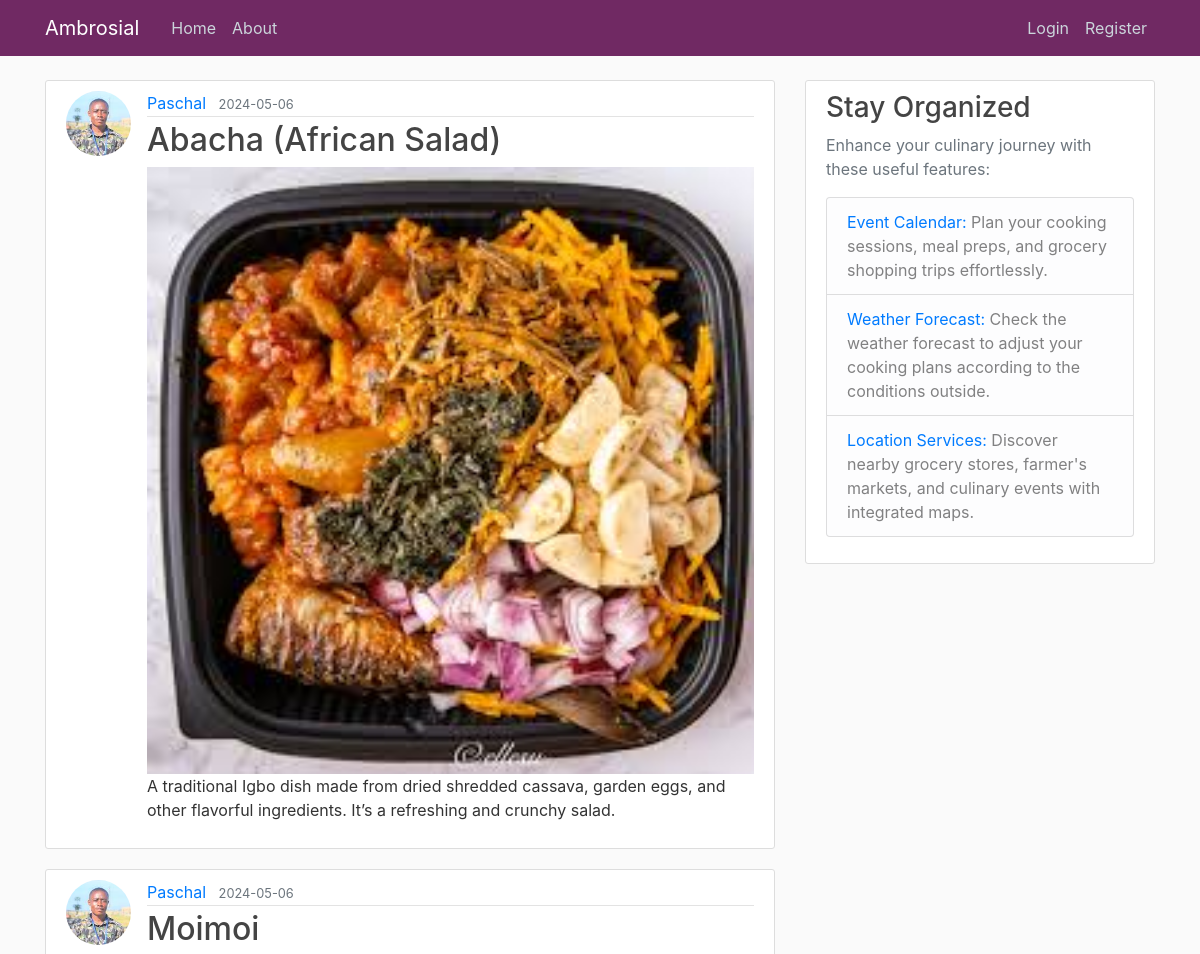
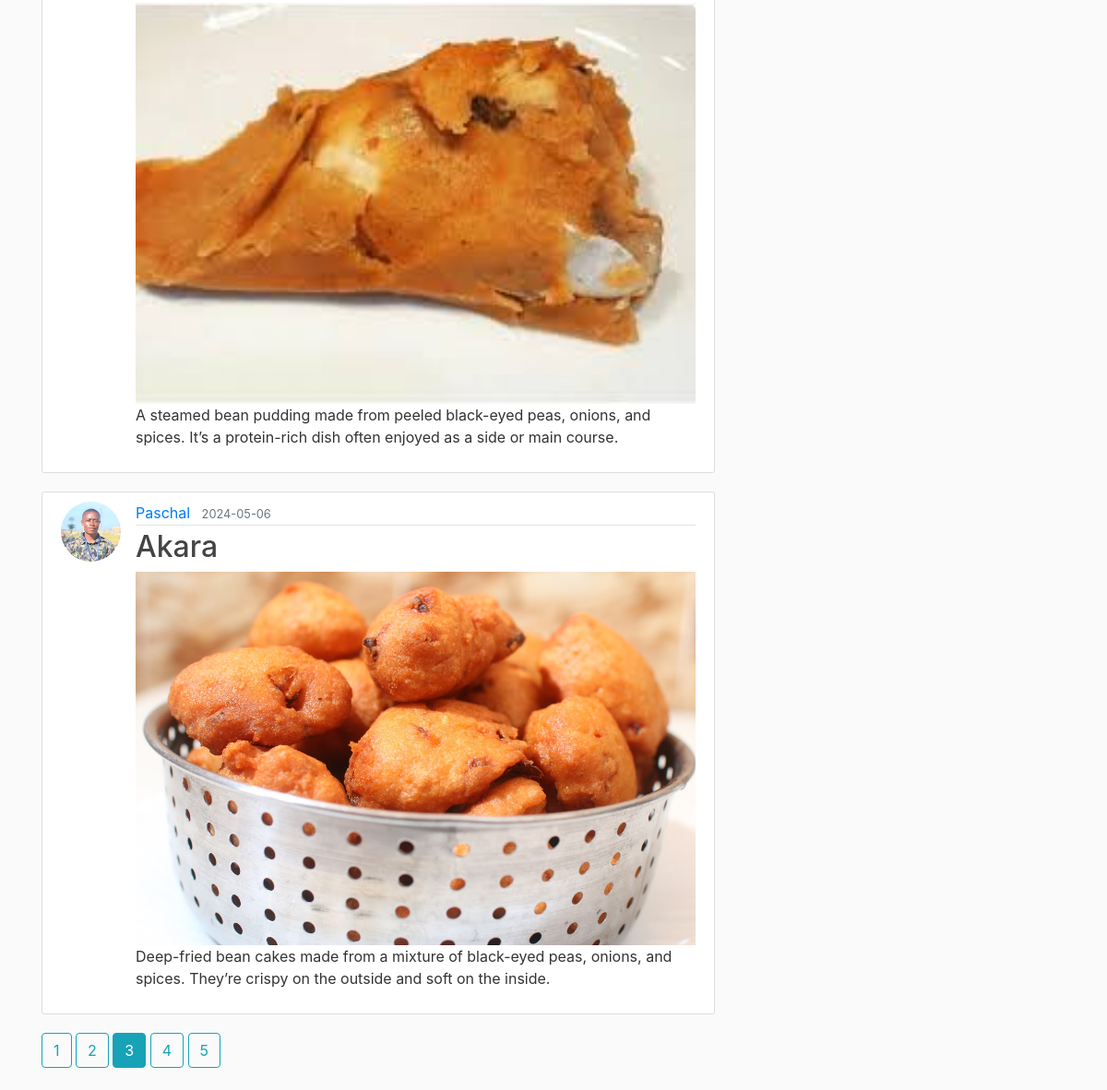
Screenshot of /home?page=3 with the database file from the repository (2 pictures, top to bottom).
### flask_ambrosial/models.py (models this page shows, shortened)
class Post(db.Model):
    id = db.Column(db.Integer, primary_key=True)
    title = db.Column(db.String(100), nullable=False)
    date_posted = db.Column(db.DateTime,
                            nullable=False,
                            default=datetime.now(timezone.utc))
    content = db.Column(db.Text, nullable=False)
    user_id = db.Column(db.Integer, db.ForeignKey('user.id'), nullable=False)
    image_filename = db.Column(db.String(100), nullable=False)

class User(db.Model, UserMixin):
    id = db.Column(db.Integer, primary_key=True)
    username = db.Column(db.String(20), unique=True, nullable=False)
    email = db.Column(db.String(120), unique=True, nullable=False)
    image_file = db.Column(db.String(20),
                           nullable=False, default='default.jpg')
    password = db.Column(db.String(60), nullable=False)
    """ Relationship with Post model, one-to-many
    relationship (one user can have multiple posts) """
    posts = db.relationship('Post', backref='author', lazy=True)

### flask_ambrosial/main/routes.py (the view)
@main.route("/")
@main.route("/home")
def home():
    page = request.args.get('page', 1, type=int)
    posts = Post.query.order_by(Post.date_posted.desc()).paginate(page=page, per_page=3)
    image_files = [url_for('static', filename='post_pics/' + post.image_filename) for post in posts.items]
    return render_template('home.html', posts=posts, image_files=image_files)

### flask_ambrosial/templates/home.html
{% extends "layout.html" %}
{% block content %}
    {% for post in posts.items %}
        <article class="media content-section">
            <img class="rounded-circle article-img" src="{{ url_for('static', filename='profile_pics/' + post.author.image_file) }}">
            <div class="media-body">
                <div class="article-metadata">
                    <a class="mr-2" href="{{ url_for('users.user_posts', username=post.author.username) }}">{{ post.author.username }}</a>
                    <small class="text-muted">{{ post.date_posted.strftime('%Y-%m-%d') }}</small>
                </div>
                <h2><a class="article-title" href="{{ url_for('posts.post', post_id=post.id) }}">{{ post.title }}</a></h2>
                {% if post.image_filename %}
                    <img src="{{ url_for('static', filename='post_pics/' + post.image_filename) }}" alt="{{ post.title }}" style="width:100%; border:none;">
                {% endif %}
                <p class="article-content">{{ post.content }}</p>
            </div>
        </article>
    {% endfor %}
    {% for page_num in posts.iter_pages(left_edge=1, right_edge=1, left_current=1, right_current=2) %}
        {% if page_num %}
            {% if posts.page == page_num %}
                <a class="btn btn-info mb-4" href="{{ url_for('main.home', page=page_num) }}">{{ page_num }}</a>
            {% else %}
                <a class="btn btn-outline-info mb-4" href="{{ url_for('main.home', page=page_num) }}">{{ page_num }}</a>
            {% endif %}
        {% endif %}
    {% endfor %}
{% endblock content %}

### flask_ambrosial/static/main.css (style rules this page uses)
body { background: #fafafa; color: #333333; margin-top: 5rem; }
h1, h2, h3, h4, h5, h6 { color: #444444; }
.content-section { background: #ffffff; padding: 10px 20px; border: 1px solid #dddddd; border-radius: 3px; margin-bottom: 20px; }
.article-title { color: #444444; }
.article-content { white-space: pre-line; }
.article-img { height: 65px; width: 65px; margin-right: 16px; }
.article-metadata { padding-bottom: 1px; margin-bottom: 4px; border-bottom: 1px solid #e3e3e3; }

### rows the page displays
Post: image_file (picture), author.username "Paschal", date_posted "2024-05-06", title "Abacha (African Salad)", image_filename (picture), content "A traditional Igbo dish made from dried shredded cassava, garden eggs, and other flavorful ingredients. It’s a refreshing and crunchy salad."
Post: image_file (picture), author.username "Paschal", date_posted "2024-05-06", title "Moimoi", image_filename (picture), content "A steamed bean pudding made from peeled black-eyed peas, onions, and spices. It’s a protein-rich dish often enjoyed as a side or main course."
Post: image_file (picture), author.username "Paschal", date_posted "2024-05-06", title "Akara", image_filename (picture), content "Deep-fried bean cakes made from a mixture of black-eyed peas, onions, and spices. They’re crispy on the outside and soft on the inside."

### other values shown
{{ page_num }} "1" "2" "4" "5"
{{ page_num }} "3"
